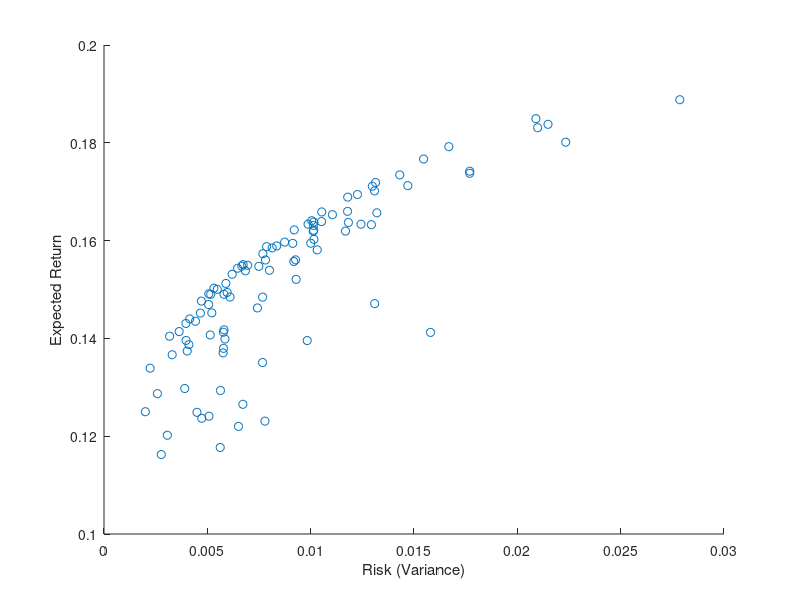

Source code (MATLAB):
m = [ 0.10, 0.20, 0.15 ]';
C = [
      [  0.005, -0.010,  0.004 ]
      [ -0.010,  0.040, -0.002 ]
      [  0.004, -0.002,  0.023 ]
    ];

E = zeros(100, 1);
V = zeros(100, 1);

for n = 1:100
    y = rand(3, 1);
    y = y / norm(y, 1);
    E(n) = m' * y;
    for i = 1:3
        for j = 1:3
            V(n) = V(n) + C(i, j) * y(i) * y(j);
        end
    end
end

scatter(V, E);
xlabel('Risk (Variance)');
ylabel('Expected Return');